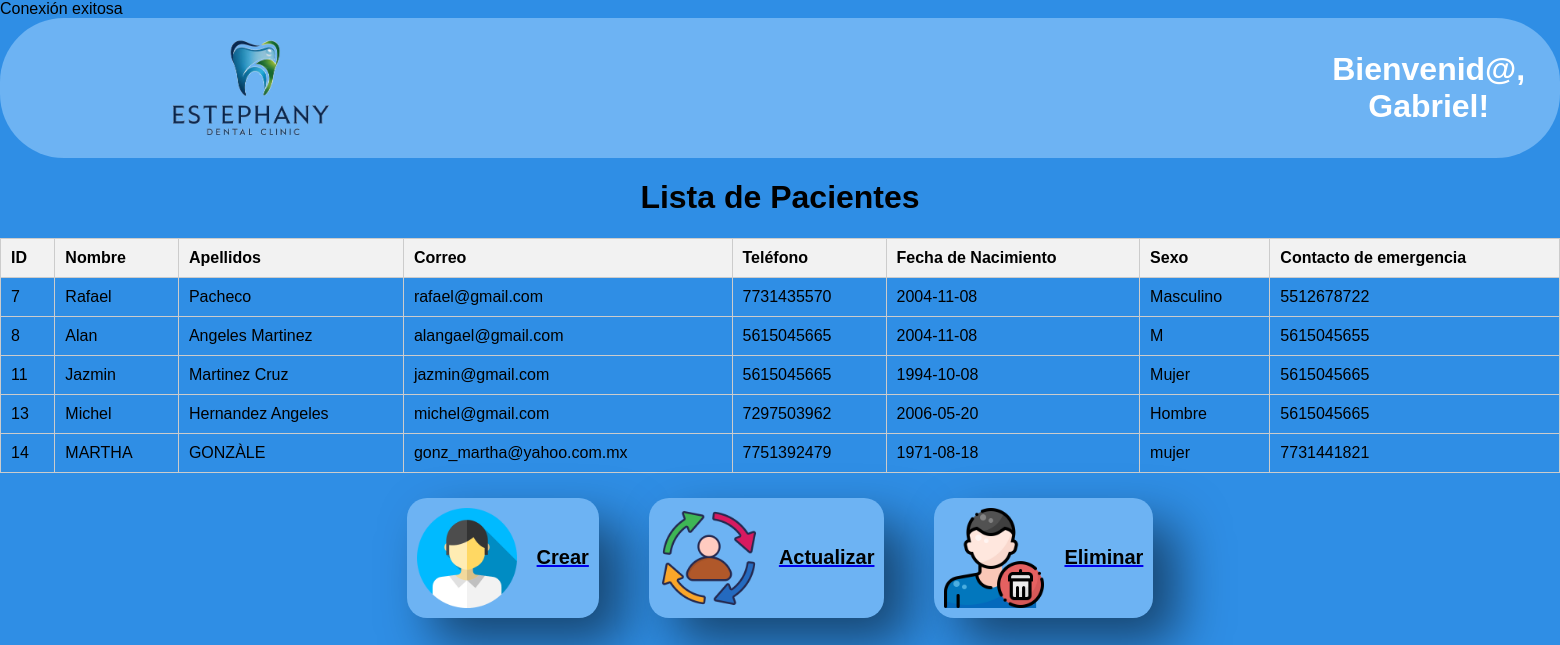
Screenshot of /ver-pacientes.php (signed in) with the database file from the repository.
### tables this page shows
CREATE TABLE `pacientes` (
  `id_paciente` int(11) NOT NULL,
  `nombre` varchar(250) NOT NULL,
  `apellidos` varchar(250) NOT NULL,
  `correo` varchar(250) NOT NULL,
  `contraseña` varchar(250) NOT NULL,
  `telefono` varchar(10) NOT NULL,
  `fecha_nacimiento` date NOT NULL,
  `sexo` varchar(10) NOT NULL,
  `contacto_emergencia` varchar(10) NOT NULL
);

### ver-pacientes.php (the view, shortened to what this page needs)
<?php
include 'db_connect.php';
$sql = "SELECT * FROM pacientes";
$result = $conn->query($sql);
if ($result->num_rows > 0) {
    $pacientes = [];
    while ($row = $result->fetch_assoc()) {
        $pacientes[] = $row;
    }
} else {
    $pacientes = [];
}
?>
<!DOCTYPE html>
<html lang="es">
<head>
</head>
<body>
<header>
    <div class="header-container">
        <img class="logo" src="img/logoDental.png" alt="logo clinica">
        <h1>Bienvenid@, <?php echo htmlspecialchars($_SESSION['nombre']); ?>!</h1>
        <div class="nav-links">
        </div>
    </div>
    </header>
<h1>Lista de Pacientes</h1>
<table>
    <tr>
        <th>ID</th>
        <th>Nombre</th>
        <th>Apellidos</th>
        <th>Correo</th>
        <th>Teléfono</th>
        <th>Fecha de Nacimiento</th>
        <th>Sexo</th>
        <th>Contacto de emergencia</th>
    </tr>
    <?php foreach ($pacientes as $paciente): ?>
        <tr>
            <td><?php echo $paciente['id_paciente']; ?></td>
            <td><?php echo htmlspecialchars($paciente['nombre']); ?></td>
            <td><?php echo htmlspecialchars($paciente['apellidos']); ?></td>
            <td><?php echo htmlspecialchars($paciente['correo']); ?></td>
            <td><?php echo htmlspecialchars($paciente['telefono']); ?></td>
            <td><?php echo htmlspecialchars($paciente['fecha_nacimiento']); ?></td>
            <td><?php echo htmlspecialchars($paciente['sexo']); ?></td>
            <td><?php echo htmlspecialchars($paciente['contacto_emergencia']); ?></td>
        </tr>
    <?php endforeach; ?>
</table>
<?php if ($_SESSION['cargo'] === 'doctor' || $_SESSION['cargo'] === 'administrador'): ?>
    <section class ="Buttonss">
        <a href="resgistrar_desde_personal.html">
            <button class="div-buttons">
            <img class="img-botones" src="img\crear.png" alt="Crear usuario">
            <h2>Crear</h2>
        </button>
        </a>
        <a href="actualizar.php">
            <button class="div-buttons">
                <img class="img-botones" src="img\actualizar.png" alt="Actualizar usuario">
                <h2>Actualizar</h2>
            </button>
        </a>
       <a href="eliminar.php">
            <button class="div-buttons">
                    <img class="img-botones" src="img\eliminar.png" alt="Eliminar usuario">
                    <h2>Eliminar</h2>
            </button>
       </a>
</section>
<?php endif; ?>
</body>
</html>

### ver-pacientes.php (style rules this page uses)
h1 { text-align: center; }
table { width: 100%; border-collapse: collapse; margin-top: 20px; }
th, td { border: 1px solid #ccc; padding: 10px; text-align: left; }
th { background-color: #f2f2f2; }
.header-container { background-color: rgba(109, 179, 243, 1); color: white; padding: 20px; display: flex; align-items: center; text-align: center; border-radius: 64px; }
.header-container h1 { margin: 0; }
.logo { width: 200px; height: 100px; margin-left: 150px; margin-right: 1000px; }
body { font-family: Arial, sans-serif; background-color: rgba(47, 142, 229, 1); margin: 0; padding: 0; }
.div-buttons { display: flex; justify-content: center; margin-top: 20px; background-color: rgba(109, 179, 243, 1); border-radius: 20px; box-shadow: 25px 25px 50px 0 rgba(0, 0, 0, 0.5); border: none; align-items: center; padding: 10px; margin:25px }
.img-botones { width: 100px; height: 100px; padding-right: 20px }
.Buttonss { display: flex; justify-content: center; }

### rows the page displays
pacientes: id_paciente "7", nombre "Rafael", apellidos "Pacheco", correo "rafael@gmail.com", telefono "7731435570", fecha_nacimiento "2004-11-08", sexo "Masculino", contacto_emergencia "5512678722"
pacientes: id_paciente "8", nombre "Alan", apellidos "Angeles Martinez", correo "alangael@gmail.com", telefono "5615045665", fecha_nacimiento "2004-11-08", sexo "M", contacto_emergencia "5615045655"
pacientes: id_paciente "11", nombre "Jazmin", apellidos "Martinez Cruz", correo "jazmin@gmail.com", telefono "5615045665", fecha_nacimiento "1994-10-08", sexo "Mujer", contacto_emergencia "5615045665"
pacientes: id_paciente "13", nombre "Michel", apellidos "Hernandez Angeles", correo "michel@gmail.com", telefono "7297503962", fecha_nacimiento "2006-05-20", sexo "Hombre", contacto_emergencia "5615045665"
pacientes: id_paciente "14", nombre "MARTHA", apellidos "GONZÀLE", correo "gonz_martha@yahoo.com.mx", telefono "7751392479", fecha_nacimiento "1971-08-18", sexo "mujer", contacto_emergencia "7731441821"

### other values shown
$_SESSION['nombre'] "Gabriel"
